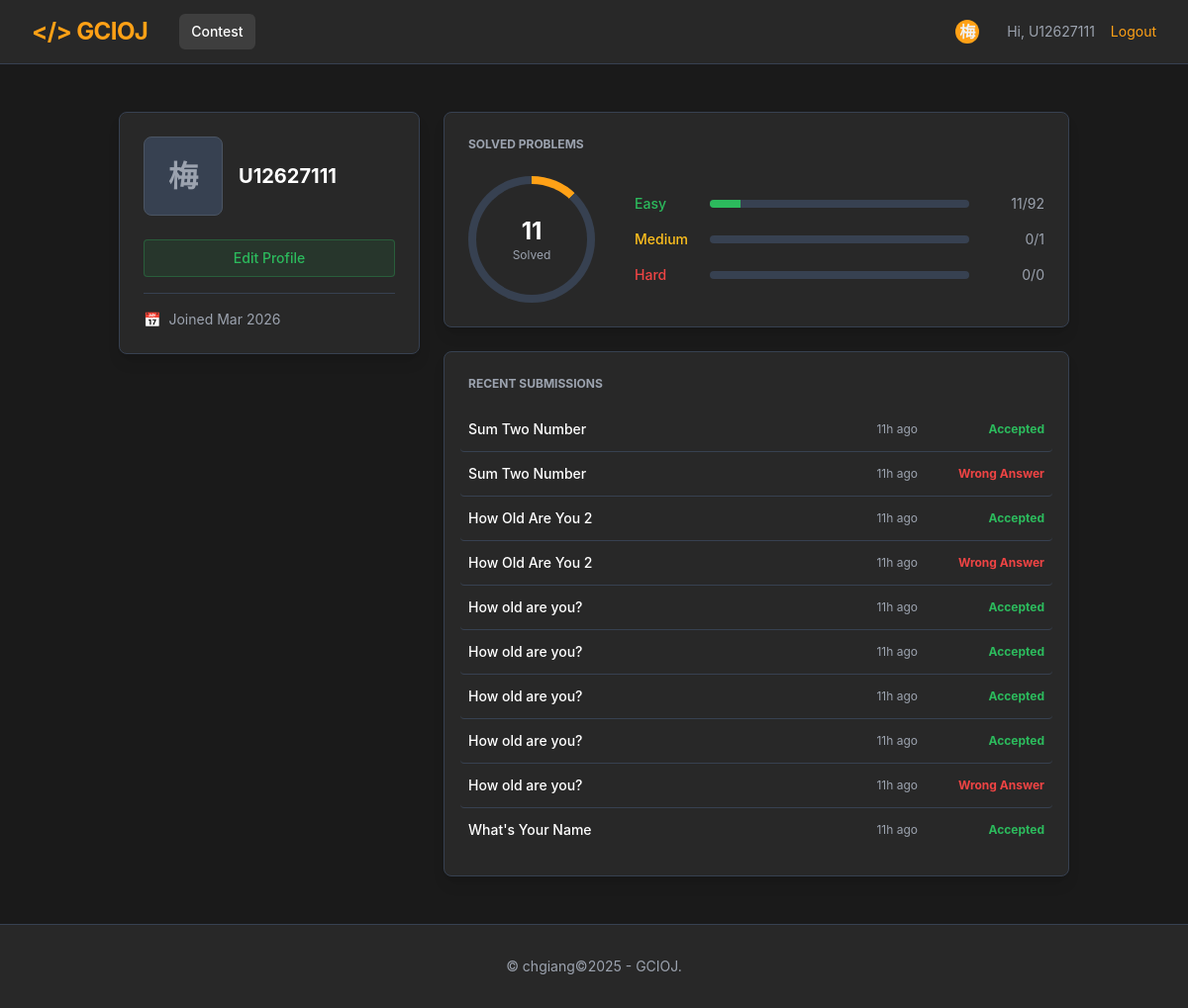
Before: /GCIOJ/profile.php (signed in) with the older database file.
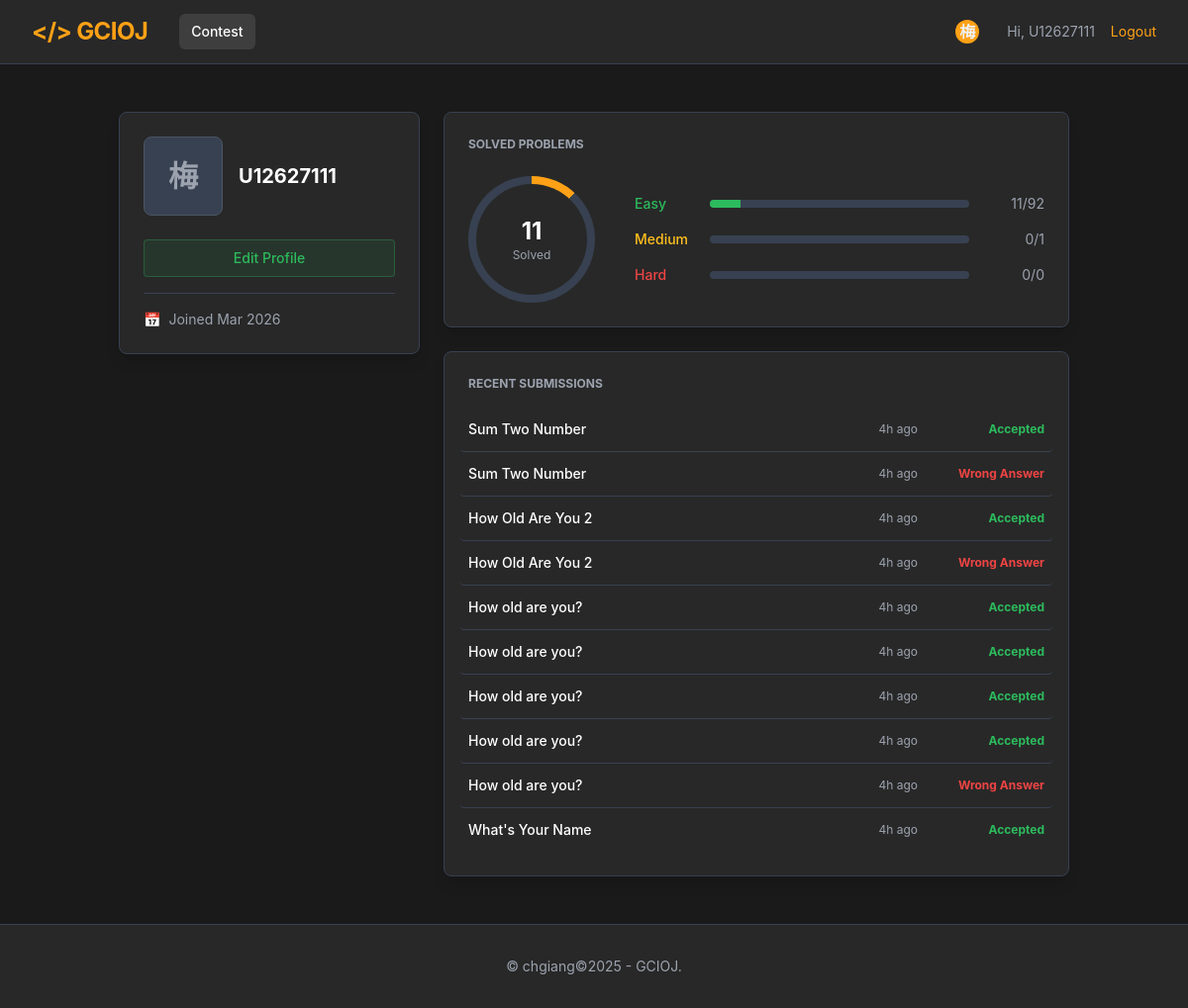
After: the same page with the newer database file.
### tables this page shows
CREATE TABLE `submission` (
  `id` int NOT NULL AUTO_INCREMENT,
  `student_id` int DEFAULT NULL,
  `contest_id` int DEFAULT NULL,
  `problem_id` int DEFAULT NULL,
  `language` varchar(20) NOT NULL,
  `status` enum('Pending','Accepted','Wrong Answer','Time Limit Exceeded','Compile Error') DEFAULT 'Pending',
  `score` int DEFAULT NULL,
  `count_cheat` int NOT NULL DEFAULT '0',
  `created_at` timestamp NOT NULL DEFAULT CURRENT_TIMESTAMP,
  PRIMARY KEY (`id`),
  KEY `submission_ibfk_1` (`student_id`),
  KEY `submission_ibfk_2` (`contest_id`),
  CONSTRAINT `submission_ibfk_1` FOREIGN KEY (`student_id`) REFERENCES `student` (`id`),
  CONSTRAINT `submission_ibfk_2` FOREIGN KEY (`contest_id`) REFERENCES `contest` (`id`)
);

CREATE TABLE `problem` (
  `id` int NOT NULL AUTO_INCREMENT,
  `code` varchar(20) NOT NULL,
  `leetcode_id` varchar(50) DEFAULT NULL,
  `leetcode_link` varchar(255) DEFAULT NULL,
  `title` varchar(255) DEFAULT NULL,
  `input_type` varchar(10) NOT NULL DEFAULT 'arr',
  `output_type` enum('screen','value') NOT NULL DEFAULT 'value',
  `grading_type` enum('algorithm','test') NOT NULL,
  `description` text,
  `level` enum('Easy','Medium','Hard') DEFAULT 'Easy',
  `time_limit_ms` int DEFAULT '1000',
  `memory_limit_mb` int DEFAULT '256',
  `tag` varchar(255) DEFAULT NULL,
  `forbidden_keyword` text NOT NULL,
  PRIMARY KEY (`id`),
  UNIQUE KEY `code` (`code`)
);

### GCIOJ/db.php (called while the page is built, shortened)
<?php
class DB
{
    private static $pdo = null;
    public static function connect()
    {
        if (self::$pdo === null) {
            try {
                $host = DB_HOST;
                $db = DB_NAME;
                $user = DB_USER;
                $pass = DB_PASS;
                $charset = 'utf8mb4';
                $dsn = "mysql:host=$host;dbname=$db;charset=$charset";
                self::$pdo = new PDO($dsn, $user, $pass, [
                    PDO::ATTR_ERRMODE => PDO::ERRMODE_EXCEPTION,
                    PDO::ATTR_DEFAULT_FETCH_MODE => PDO::FETCH_ASSOC
                ]);
            }
            catch (PDOException $e) {
                die("DB Connection Error: " . $e->getMessage());
            }
        }
        return self::$pdo;
    }
}
?>

### GCIOJ/student.php (called while the page is built, shortened)
<?php
require_once 'db.php';
class student {
    public static function getByStudentId($student_id) {
        $stmt = DB::connect()->prepare("SELECT * FROM student WHERE student_id = ?");
        $stmt->execute([$student_id]);
        return $stmt->fetch();
    }
}
?>

### GCIOJ/submission.php (called while the page is built, shortened)
<?php
require_once 'db.php';
class Submission {
    public static function getRecent($studentId, $limit = 10) {
        $db = DB::connect();
        $sql = "SELECT s.*, p.title, p.code
                FROM submission s
                JOIN problem p ON s.problem_id = p.id
                WHERE s.student_id = ?
                ORDER BY s.id DESC
                LIMIT $limit";
        $stmt = $db->prepare($sql);
        $stmt->execute([$studentId]);
        return $stmt->fetchAll();
    }
}
?>

### GCIOJ/profile.php (the view, shortened to what the changed rows need)
<?php
require_once 'student.php';
require_once 'submission.php';
if (isset($_GET['id'])) {
    $targetId = $_GET['id'];
} elseif (isset($_SESSION['student_id'])) {
    $targetId = $_SESSION['student_id'];
} else {
    header("Location: login.php");
    exit;
}
$student = Student::getByStudentId($targetId);
$recentSubs    = Submission::getRecent($student['id'], 10);
function time_elapsed_string($datetime) {
    $now = new DateTime;
    $ago = new DateTime($datetime);
    $diff = $now->diff($ago);
    if ($diff->h > 0) return $diff->h . 'h ago';
    return 'Just now';
}
?>
<!DOCTYPE html>
<html lang="en" class="dark">
<head>
    <script src="https://cdn.tailwindcss.com"></script>
</head>
<body class="bg-dark-bg text-dark-text font-sans min-h-screen flex flex-col">
    <main class="flex-grow max-w-5xl mx-auto px-4 sm:px-6 lg:px-8 py-12 w-full">
        <div class="grid grid-cols-1 md:grid-cols-3 gap-6">
            <div class="bg-dark-surface p-6 rounded-lg border border-gray-700 h-fit shadow-lg">
                <div class="flex items-center gap-4 mb-6">
                    <div>
                        <h2 class="text-xl font-bold text-white"><?= htmlspecialchars($student['student_id']) ?></h2>
                    </div>
                </div>
            </div>
            <div class="md:col-span-2 space-y-6">
                <div class="bg-dark-surface p-6 rounded-lg border border-gray-700 shadow-lg">
                    <div class="space-y-0">
                        <?php if (count($recentSubs) > 0): ?>
                            <?php foreach ($recentSubs as $sub):
                                $statusLower = strtolower($sub['status']);
                                if (strpos($statusLower, 'accepted') !== false) {
                                    $statusColor = 'text-brand-green';
                                } elseif (strpos($statusLower, 'pass') !== false) {
                                    $statusColor = 'text-brand-green';
                                } elseif (strpos($statusLower, 'wrong') !== false) {
                                    $statusColor = 'text-brand-red';
                                } elseif (strpos($statusLower, 'compile') !== false) {
                                    $statusColor = 'text-brand-yellow';
                                } else {
                                    $statusColor = 'text-gray-400';
                                }
                                $statusText = ucfirst($sub['status']);
                            ?>
                            <div class="flex justify-between items-center text-sm border-b border-gray-700 py-3 last:border-0 hover:bg-dark-hover px-2 -mx-2 rounded transition">
                                <a href="solve_problem.php?code=<?= $sub['code'] ?>" class="font-medium text-white hover:text-brand-orange transition">
                                    <?= htmlspecialchars($sub['title']) ?>
                                </a>
                                <div class="flex items-center gap-4">
                                    <span class="text-dark-muted text-xs hidden sm:block">
                                        <?= time_elapsed_string($sub['created_at']) ?>
                                    </span>
                                    <span class="<?= $statusColor ?> font-bold text-xs w-28 text-right">
                                        <?= $statusText ?>
                                    </span>
                                </div>
                            </div>
                            <?php endforeach; ?>
                        <?php else: ?>
                            <div class="text-dark-muted text-sm py-4 text-center">No submissions yet.</div>
                        <?php endif; ?>
                    </div>
                </div>
            </div>
        </div>
    </main>
</body>
</html>

Changed rows visible on the page:
changed submission (number 1 of 10 on the later page): created_at "11h ago" → "4h ago"
changed submission (number 2 of 10 on the later page): created_at "11h ago" → "4h ago"
changed submission (number 3 of 10 on the later page): created_at "11h ago" → "4h ago"
changed submission (number 4 of 10 on the later page): created_at "11h ago" → "4h ago"
changed submission (number 5 of 10 on the later page): created_at "11h ago" → "4h ago"
changed submission (number 6 of 10 on the later page): created_at "11h ago" → "4h ago"
changed submission (number 7 of 10 on the later page): created_at "11h ago" → "4h ago"
changed submission (number 8 of 10 on the later page): created_at "11h ago" → "4h ago"
changed submission (number 9 of 10 on the later page): created_at "11h ago" → "4h ago"
changed submission "What's Your Name": created_at "11h ago" → "4h ago"
